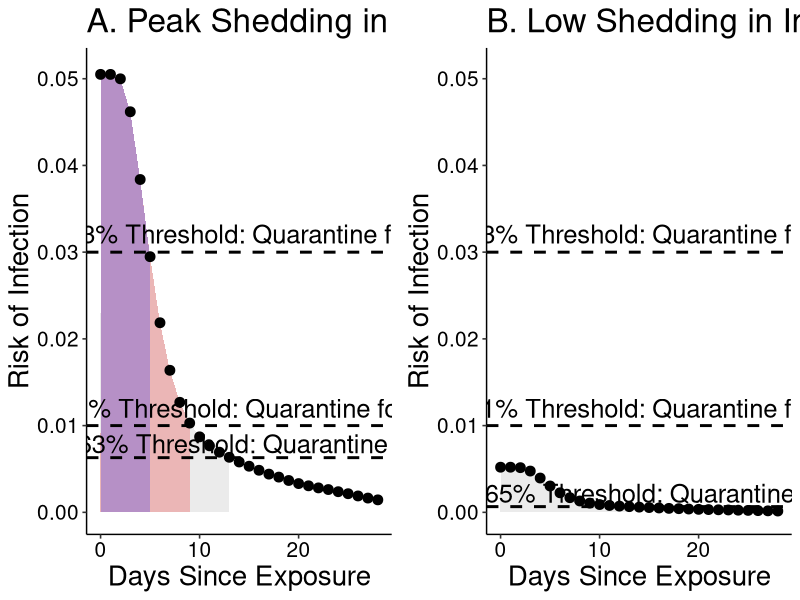
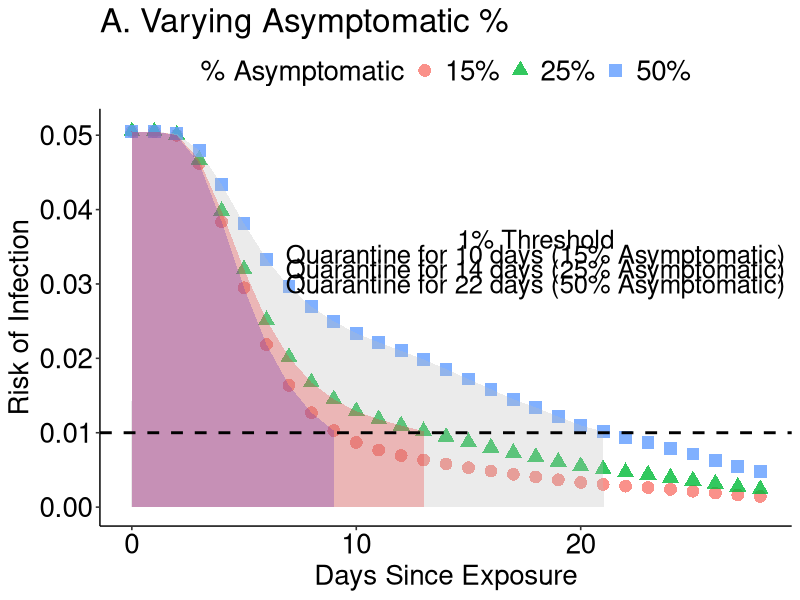
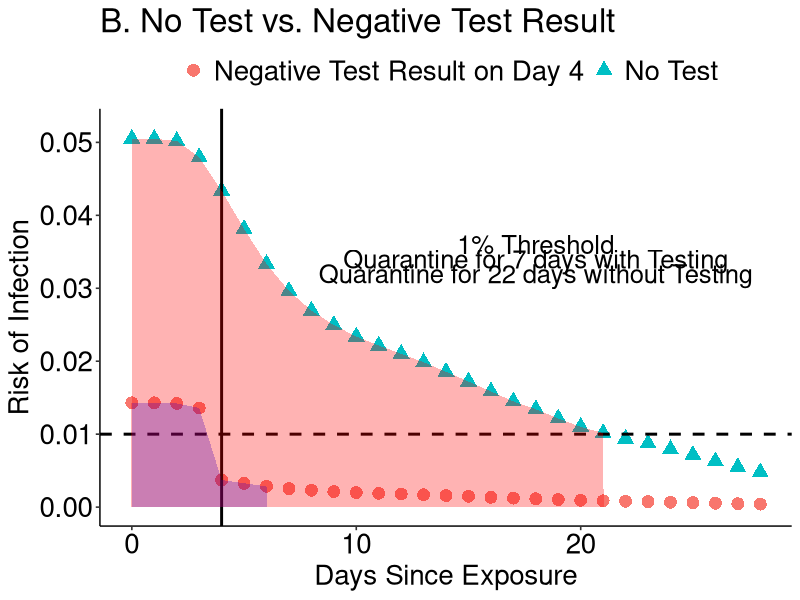
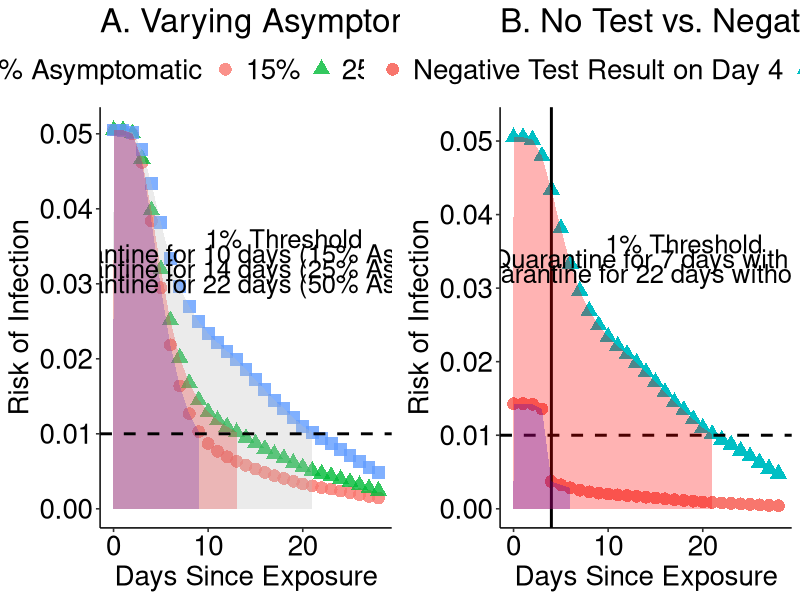

The R script that drew these images, in order:
#peak shedding in index case

#read in data from logic tables where 1st column
#is the discount on risk of getting sick under ideal testing to find
#asymptomatics as soon as they start shedding and column 2 is the
#probability that asymptomatics have finished shedding (from exposure, shedding
#starts 3 days pre what would be symptom onset)

risk.discount<-read.csv('risk_discount_data.csv')

figure2<-read.csv('figure2_data.csv')


#initial risk

#highest risk individual 15 min close contact
0.0505

#lowest risk individual, 15 min close contact
0.0052

risk.start<-c(0.0505,0.0052)

#fraction expected to be asymptomatic
fraction.asymptomatic<-c(0.15,0.25,0.50)

for (j in 1:length(risk.start)){
  
  for (i in 1:length(fraction.asymptomatic)){
    
    combined.discount<-1-(1-fraction.asymptomatic[i])*(1-risk.discount$discount)-fraction.asymptomatic[i]*risk.discount$asymp
    
    risks<-risk.start[j]*combined.discount
    days<-1:length(risks)
    
    if (i==1 & j==1){
      frame<-data.frame(risks=risks,days=days,risk.start=risk.start[j],fraction.asymptomatic=fraction.asymptomatic[i])
    }else{
      frametemp<-data.frame(risks=risks,days=days,risk.start=risk.start[j],fraction.asymptomatic=fraction.asymptomatic[i])
      frame<-rbind(frame,frametemp)
    }
  }
}

frame$days<-frame$days-1

require(ggplot2)
require(ggpubr)

subframe<-frame[frame$fraction.asymptomatic==0.15,]
subframe$quarantine1<-rep(NA,length(subframe$risks))
subframe$quarantine1<-subframe$risks<=0.01
subframe$quarantine2<-rep(NA,length(subframe$risks))
subframe$quarantine2<-subframe$risks<=0.0241

#------------------------------------- figure 1 ------------------------------------------------------------

subframe1<-subframe[subframe$risk.start==0.0505 & subframe$days<=9,]
subframe2<-subframe[subframe$risk.start==0.0505 & subframe$days<=5,]

subframe3<-subframe[subframe$risk.start==0.0505 & subframe$days<=13,]
tempframe<-data.frame(risks=0.0241,days=5,risk.start=0.0505,fraction.asymptomatic=0.15,quarantine1=FALSE,quarantine2=TRUE)
subframe2<-rbind(subframe2,tempframe)
A<-ggplot(subframe[subframe$risk.start==0.0505,],aes(x=days,y=risks))+
  geom_area(data=subframe1,aes(x = ifelse(days<=9 , days, 0)),fill="red",alpha=0.3)+
  geom_area(data=subframe2,aes(x = ifelse(days<=5 , days, 0)),fill="blue",alpha=0.3)+
  geom_area(data=subframe3,aes(x = ifelse(days<=13 , days, 0)),fill="grey",alpha=0.3)+
  geom_point(size=3)+
  geom_hline(yintercept=0.01,linetype="dashed",size=1)+
  geom_hline(yintercept=0.03,linetype="dashed",size=1)+
  geom_hline(yintercept=0.0063,linetype="dashed",size=1)+
  scale_colour_discrete(name="Scenario",labels=c("Peak Shedding in Index Case","Low Shedding in Index Case"))+
  scale_x_continuous(name="Days Since Exposure")+
  scale_y_continuous(name="Risk of Infection",limits = c(0, 0.051))+
  annotate("text",x=19,y=0.012,label="1% Threshold: Quarantine for 10 days",size=6.5)+
  annotate("text",x=19,y=0.0321,label="3% Threshold: Quarantine for 5 days",size=6.5)+
  annotate("text",x=19,y=0.0079,label="0.63% Threshold: Quarantine for 14 days",size=6.5)+
  theme_pubr()+theme(axis.title.x = element_text(size=20),axis.title.y = element_text(size=20),title = element_text(size=20),
                     axis.text=element_text(size=15))+
  ggtitle("A. Peak Shedding in Index Case")

subframe4<-subframe[subframe$risk.start==0.0052 & subframe$days<=2,]
subframe5<-subframe[subframe$risk.start==0.0052 & subframe$days<=13,]
B<-ggplot(subframe[subframe$risk.start==0.0052,],aes(x=days,y=risks))+
  geom_area(data=subframe5,aes(x = ifelse(days<=13 , days, 0)),fill="grey",alpha=0.3)+
  geom_point(size=3)+
  geom_hline(yintercept=0.01,linetype="dashed",size=1)+
  geom_hline(yintercept=0.03,linetype="dashed",size=1)+
  geom_hline(yintercept=0.0006532285,linetype="dashed",size=1)+
  scale_colour_discrete(name="Scenario",labels=c("Peak Shedding in Index Case","Low Shedding in Index Case"))+
  scale_x_continuous(name="Days Since Exposure")+
  scale_y_continuous(name="Risk of Infection",limits = c(0, 0.051))+
  annotate("text",x=19,y=0.012,label="1% Threshold: Quarantine for 0 days",size=6.5)+
  annotate("text",x=19,y=0.0321,label="3% Threshold: Quarantine for 0 days",size=6.5)+
  annotate("text",x=19,y=0.0022,label="0.065% Threshold: Quarantine for 14 days",size=6.5)+
  theme_pubr()+theme(axis.title.x = element_text(size=20),axis.title.y = element_text(size=20),title=element_text(size=20),
                     axis.text=element_text(size=15))+
  ggtitle("B. Low Shedding in Index Case")

windows()
ggarrange(A,B)



#------------------------------------ figure 2 -------------------------------------------------------------


subframe6<-frame[frame$risk.start==0.0505 & frame$days<=13 & frame$fraction.asymptomatic==0.25,]

subframe7<-frame[frame$risk.start==0.0505 & frame$days<=21 & frame$fraction.asymptomatic==0.5,]

A.2<-ggplot(frame[frame$risk.start==0.0505,],aes(x=days,y=risks))+
  geom_point(aes(shape=as.character(fraction.asymptomatic),colour=as.character(fraction.asymptomatic)),size=4,alpha=0.8)+
  geom_area(data=subframe1,aes(x = ifelse(days<=9 , days, 0)),fill="blue",alpha=0.3)+
  geom_area(data=subframe6,aes(x = ifelse(days<=13 , days, 0)),fill="red",alpha=0.3)+
  geom_area(data=subframe7,aes(x = ifelse(days<=21 , days, 0)),fill="grey",alpha=0.3)+
  scale_shape_discrete(name="% Asymptomatic",labels=c("15%", "25%", "50%"))+
  scale_colour_discrete(name="% Asymptomatic",labels=c("15%", "25%", "50%"))+
  scale_x_continuous(name="Days Since Exposure")+
  scale_y_continuous(name="Risk of Infection",limits = c(0, 0.051))+
  geom_hline(yintercept=0.01,linetype="dashed",size=1)+
  annotate("text",x=18,y=0.036,label="1% Threshold",size=6.5)+
  annotate("text",x=18,y=0.034,label="Quarantine for 10 days (15% Asymptomatic)",size=6.5)+
  annotate("text",x=18,y=0.032,label="Quarantine for 14 days (25% Asymptomatic)",size=6.5)+
  annotate("text",x=18,y=0.030,label="Quarantine for 22 days (50% Asymptomatic)",size=6.5)+
  theme_pubr()+theme(axis.title.x = element_text(size=20),axis.title.y = element_text(size=20),
                     legend.text = element_text(size=20), legend.title=element_text(size=20),
                     axis.text=element_text(size=20),title=element_text(size=20))+
  ggtitle("A. Varying Asymptomatic %")

windows()
A.2

#negative test scenario
days<-c(frame$days[frame$risk.start==0.0505 & frame$fraction.asymptomatic==0.5],figure2$Days)
risks<-c(frame$risks[frame$risk.start==0.0505 & frame$fraction.asymptomatic==0.5],figure2$Risktest)
type<-c(rep("No test",length(frame$days[frame$risk.start==0.0505 & frame$fraction.asymptomatic==0.5])),
        rep("Negative Test Result",length(figure2$Days)))
frame2<-data.frame(days=days,risks=risks,type=type)

subframe8<-frame2[frame2$type=="Negative Test Result" & frame2$days<=6,]
#tempframe<-data.frame(days=4.5,risks=0.01,type="No Test")
#subframe8<-rbind(subframe8,tempframe)
subframe9<-frame2[frame2$type=="No test" & frame2$days<=21,]


windows()
B.2<-ggplot(data=frame2)+geom_point(aes(x=days,y=risks,group=type,colour=type,shape=type),size=4)+
    geom_hline(yintercept=0.01,linetype="dashed",size=1)+
    geom_vline(xintercept=4,linetype="solid",size=1)+
    geom_area(data=subframe8,aes(x = ifelse(days<=6 , days, 0),y=risks),fill="blue",alpha=0.3)+
    geom_area(data=subframe9,aes(x = ifelse(days<=21 , days, 0),y=risks),fill="red",alpha=0.3)+
    theme_pubr()+theme(axis.title.x = element_text(size=20),axis.title.y = element_text(size=20),
                   legend.text = element_text(size=20), legend.title=element_text(size=20),
                   axis.text=element_text(size=20),title=element_text(size=20))+
    annotate("text",x=18,y=0.036,label="1% Threshold",size=6.5)+
    annotate("text",x=18,y=0.034,label="Quarantine for 7 days with Testing",size=6.5)+
    annotate("text",x=18,y=0.032,label="Quarantine for 22 days without Testing",size=6.5)+
   #annotate("text",x=14,y=0.048,label="Negative Test 4 Days Since Exposure",size=6.5)+
    scale_colour_discrete(name="",labels=c("Negative Test Result on Day 4","No Test"))+
    scale_shape_discrete(name="",labels=c("Negative Test Result on Day 4","No Test"))+
    scale_x_continuous(name="Days Since Exposure")+
    scale_y_continuous(name="Risk of Infection",limits = c(0, 0.052))+
    ggtitle("B. No Test vs. Negative Test Result")


windows()
B.2

ggarrange(A.2,B.2)
